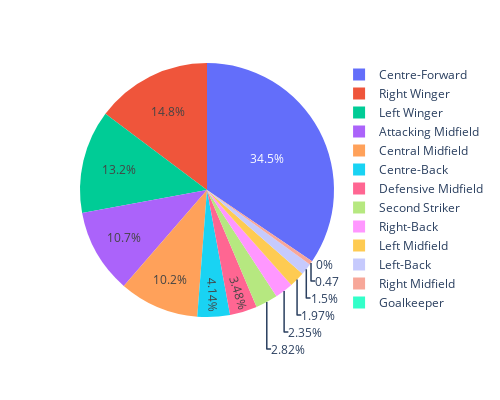

Notebook source saved alongside this figure:
### Code cell
px.pie(data, values='Goals' , names='Position',width=500, height=400)

### Figure 1 — Plotly figure (JSON) as saved in the notebook; plotly's stock layout.template omitted (floating-point values rounded to 4 significant figures; data arrays with more than 128 entries replaced by an {"elided": "..."} marker saying what was removed)
{"data": [{"domain": {"x": [0, 1], "y": [0, 1]}, "hovertemplate": "Position=%{label}<br>Goals=%{value}<extra></extra>", "labels": {"elided": "497 str values"}, "legendgroup": "", "name": "", "showlegend": true, "type": "pie", "values": {"elided": "497 int values"}}], "layout": {"height": 400, "legend": {"tracegroupgap": 0}, "margin": {"t": 60}, "width": 500}}
